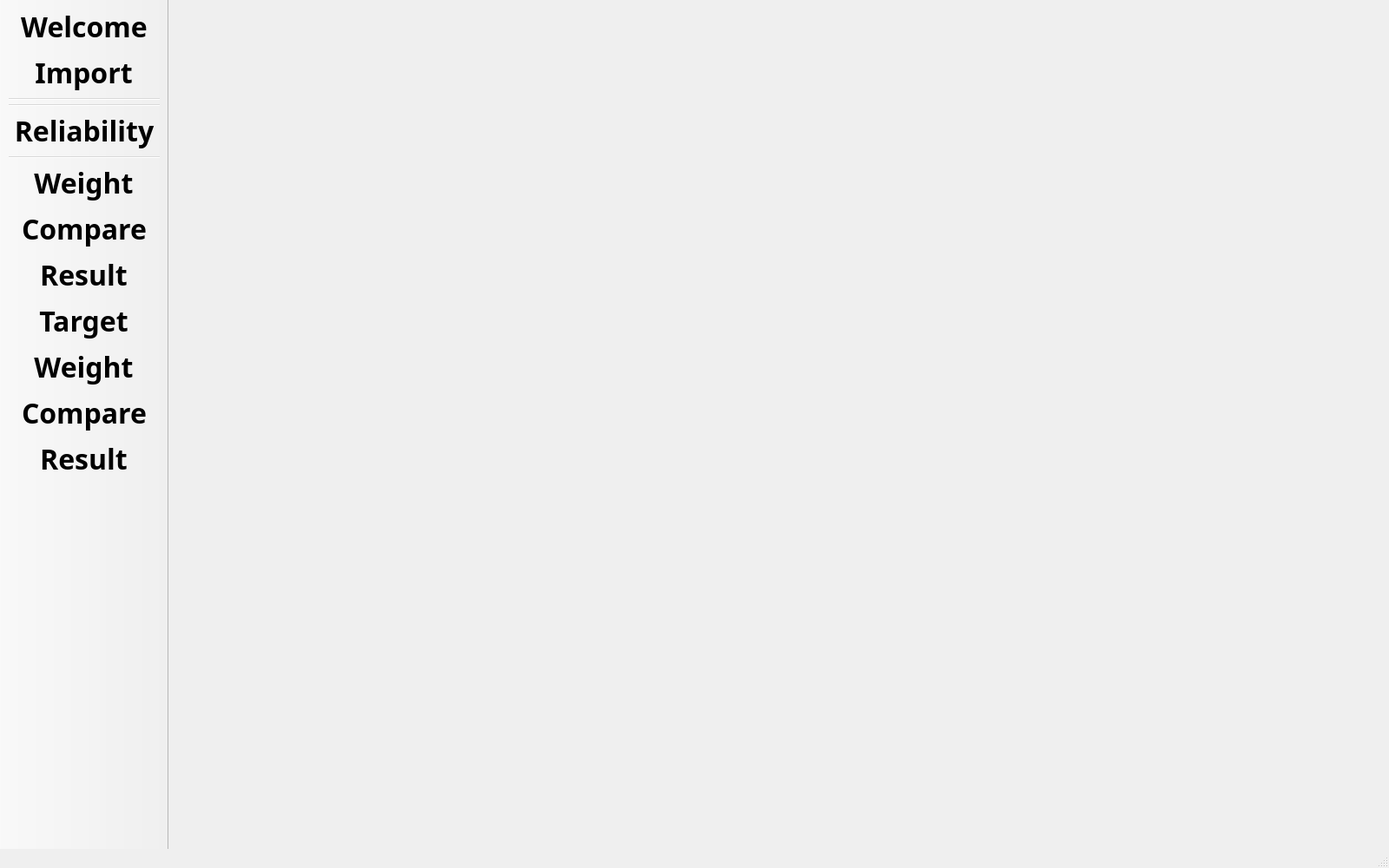
<?xml version="1.0" encoding="UTF-8"?>
<ui version="4.0">
 <class>MainWindow</class>
 <widget class="QMainWindow" name="MainWindow">
  <property name="geometry">
   <rect>
    <x>0</x>
    <y>0</y>
    <width>1600</width>
    <height>1000</height>
   </rect>
  </property>
  <property name="windowTitle">
   <string>MainWindow</string>
  </property>
  <widget class="QWidget" name="centralwidget"/>
  <widget class="QToolBar" name="toolBar">
   <property name="sizePolicy">
    <sizepolicy hsizetype="Fixed" vsizetype="Preferred">
     <horstretch>0</horstretch>
     <verstretch>0</verstretch>
    </sizepolicy>
   </property>
   <property name="minimumSize">
    <size>
     <width>0</width>
     <height>0</height>
    </size>
   </property>
   <property name="baseSize">
    <size>
     <width>2</width>
     <height>0</height>
    </size>
   </property>
   <property name="font">
    <font>
     <family>Microsoft Himalaya</family>
     <pointsize>22</pointsize>
    </font>
   </property>
   <property name="windowTitle">
    <string>toolBar</string>
   </property>
   <property name="movable">
    <bool>false</bool>
   </property>
   <property name="iconSize">
    <size>
     <width>70</width>
     <height>70</height>
    </size>
   </property>
   <property name="toolButtonStyle">
    <enum>Qt::ToolButtonTextUnderIcon</enum>
   </property>
   <property name="floatable">
    <bool>false</bool>
   </property>
   <attribute name="toolBarArea">
    <enum>LeftToolBarArea</enum>
   </attribute>
   <attribute name="toolBarBreak">
    <bool>false</bool>
   </attribute>
   <addaction name="actWelcome"/>
   <addaction name="actImport"/>
   <addaction name="separator"/>
   <addaction name="separator"/>
   <addaction name="actMode"/>
   <addaction name="separator"/>
   <addaction name="actSetWeight1"/>
   <addaction name="actCompare1"/>
   <addaction name="actResult1"/>
   <addaction name="actSetTarget"/>
   <addaction name="actSetWeight2"/>
   <addaction name="actCompare2"/>
   <addaction name="actResult2"/>
  </widget>
  <widget class="QStatusBar" name="statusbar"/>
  <action name="actSetWeight1">
   <property name="checkable">
    <bool>true</bool>
   </property>
   <property name="icon">
    <iconset resource="res.qrc">
     <normaloff>:/icons/images/icons/weigh-Medium.png</normaloff>:/icons/images/icons/weigh-Medium.png</iconset>
   </property>
   <property name="text">
    <string>    Weight    </string>
   </property>
   <property name="toolTip">
    <string>Set weight for each parameter to compare similarities between vehicles.</string>
   </property>
   <property name="font">
    <font>
     <family>Microsoft Himalaya</family>
     <pointsize>24</pointsize>
     <weight>75</weight>
     <bold>true</bold>
    </font>
   </property>
  </action>
  <action name="actWelcome">
   <property name="checkable">
    <bool>true</bool>
   </property>
   <property name="icon">
    <iconset resource="res.qrc">
     <normaloff>:/icons/images/icons/car-Medium.png</normaloff>:/icons/images/icons/car-Medium.png</iconset>
   </property>
   <property name="text">
    <string>Welcome</string>
   </property>
   <property name="font">
    <font>
     <family>Microsoft Himalaya</family>
     <pointsize>24</pointsize>
     <weight>75</weight>
     <bold>true</bold>
    </font>
   </property>
  </action>
  <action name="actImport">
   <property name="checkable">
    <bool>true</bool>
   </property>
   <property name="icon">
    <iconset resource="res.qrc">
     <normaloff>:/icons/images/icons/files.png</normaloff>:/icons/images/icons/files.png</iconset>
   </property>
   <property name="text">
    <string>    Import    </string>
   </property>
   <property name="toolTip">
    <string>Import vehicles</string>
   </property>
   <property name="font">
    <font>
     <family>Microsoft Himalaya</family>
     <pointsize>24</pointsize>
     <weight>75</weight>
     <bold>true</bold>
    </font>
   </property>
  </action>
  <action name="actCompare1">
   <property name="checkable">
    <bool>true</bool>
   </property>
   <property name="icon">
    <iconset resource="res.qrc">
     <normaloff>:/icons/images/icons/data, graph-Medium.png</normaloff>:/icons/images/icons/data, graph-Medium.png</iconset>
   </property>
   <property name="text">
    <string>Compare</string>
   </property>
   <property name="toolTip">
    <string>Compare similarities between vehicles</string>
   </property>
   <property name="font">
    <font>
     <family>Microsoft Himalaya</family>
     <pointsize>24</pointsize>
     <weight>75</weight>
     <bold>true</bold>
    </font>
   </property>
  </action>
  <action name="actResult1">
   <property name="checkable">
    <bool>true</bool>
   </property>
   <property name="icon">
    <iconset resource="res.qrc">
     <normaloff>:/icons/images/icons/data, graph, trend-Medium.png</normaloff>:/icons/images/icons/data, graph, trend-Medium.png</iconset>
   </property>
   <property name="text">
    <string>    Result    </string>
   </property>
   <property name="toolTip">
    <string>Display result</string>
   </property>
   <property name="font">
    <font>
     <family>Microsoft Himalaya</family>
     <pointsize>24</pointsize>
     <weight>75</weight>
     <bold>true</bold>
    </font>
   </property>
  </action>
  <action name="actMode">
   <property name="icon">
    <iconset resource="res.qrc">
     <normaloff>:/icons/images/icons/change.png</normaloff>:/icons/images/icons/change.png</iconset>
   </property>
   <property name="text">
    <string>Reliability</string>
   </property>
   <property name="toolTip">
    <string>Change the evaluation mode</string>
   </property>
   <property name="font">
    <font>
     <family>Microsoft Himalaya</family>
     <pointsize>24</pointsize>
     <weight>75</weight>
     <bold>true</bold>
    </font>
   </property>
  </action>
  <action name="actSetTarget">
   <property name="checkable">
    <bool>true</bool>
   </property>
   <property name="icon">
    <iconset resource="res.qrc">
     <normaloff>:/icons/images/icons/task-Medium-blue.png</normaloff>:/icons/images/icons/task-Medium-blue.png</iconset>
   </property>
   <property name="text">
    <string>Target</string>
   </property>
   <property name="toolTip">
    <string>Set target value for each parameter.</string>
   </property>
   <property name="font">
    <font>
     <family>Microsoft Himalaya</family>
     <pointsize>24</pointsize>
     <weight>75</weight>
     <bold>true</bold>
    </font>
   </property>
  </action>
  <action name="actSetWeight2">
   <property name="checkable">
    <bool>true</bool>
   </property>
   <property name="icon">
    <iconset resource="res.qrc">
     <normaloff>:/icons/images/icons/weigh-Medium-blue.png</normaloff>:/icons/images/icons/weigh-Medium-blue.png</iconset>
   </property>
   <property name="text">
    <string>Weight</string>
   </property>
   <property name="toolTip">
    <string>Set weight for each parameter to find how close the vehicle data is to the target data.</string>
   </property>
   <property name="font">
    <font>
     <family>Microsoft Himalaya</family>
     <pointsize>24</pointsize>
     <weight>75</weight>
     <bold>true</bold>
    </font>
   </property>
  </action>
  <action name="actCompare2">
   <property name="checkable">
    <bool>true</bool>
   </property>
   <property name="icon">
    <iconset resource="res.qrc">
     <normaloff>:/icons/images/icons/data, graph-Medium-blue.png</normaloff>:/icons/images/icons/data, graph-Medium-blue.png</iconset>
   </property>
   <property name="text">
    <string>Compare</string>
   </property>
   <property name="toolTip">
    <string>Find how close the vehicle data is to the target data.</string>
   </property>
   <property name="font">
    <font>
     <family>Microsoft Himalaya</family>
     <pointsize>24</pointsize>
     <weight>75</weight>
     <bold>true</bold>
    </font>
   </property>
  </action>
  <action name="actResult2">
   <property name="checkable">
    <bool>true</bool>
   </property>
   <property name="icon">
    <iconset resource="res.qrc">
     <normaloff>:/icons/images/icons/data, graph, trend-Medium-blue.png</normaloff>:/icons/images/icons/data, graph, trend-Medium-blue.png</iconset>
   </property>
   <property name="text">
    <string>Result</string>
   </property>
   <property name="toolTip">
    <string>Display result</string>
   </property>
   <property name="font">
    <font>
     <family>Microsoft Himalaya</family>
     <pointsize>24</pointsize>
     <weight>75</weight>
     <bold>true</bold>
    </font>
   </property>
  </action>
 </widget>
 <resources>
  <include location="res.qrc"/>
 </resources>
 <connections/>
</ui>
